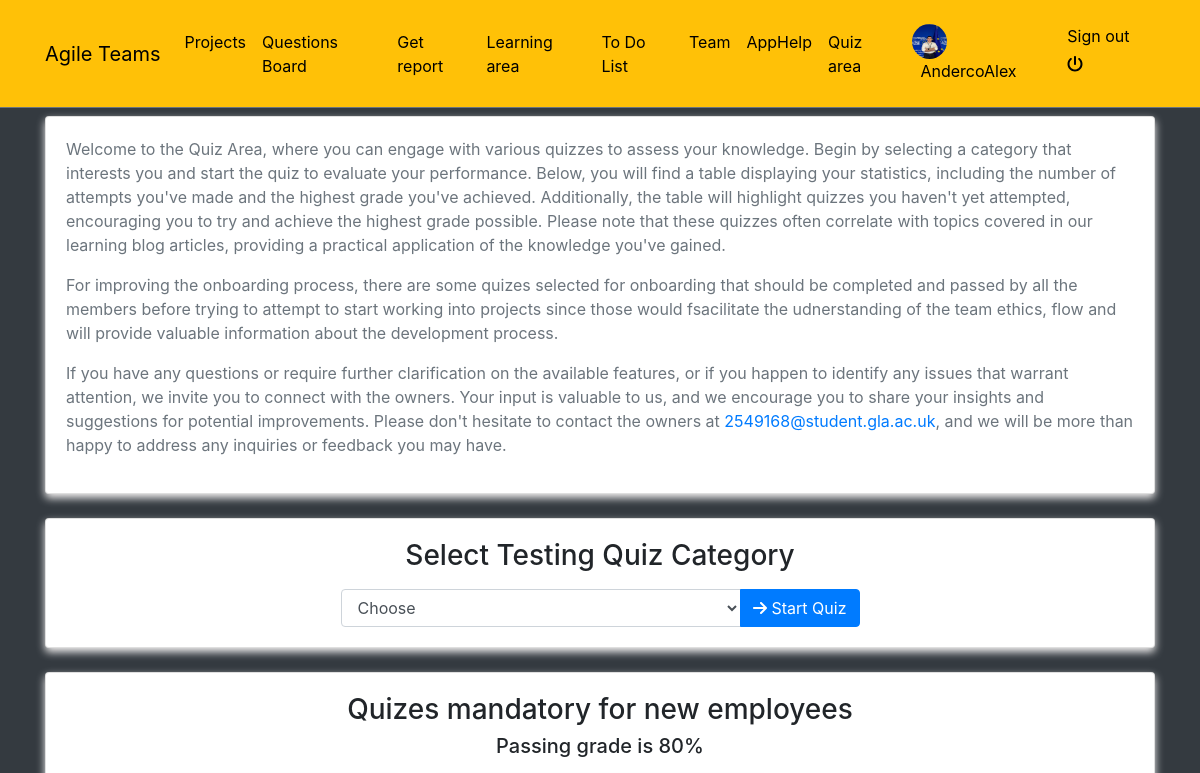
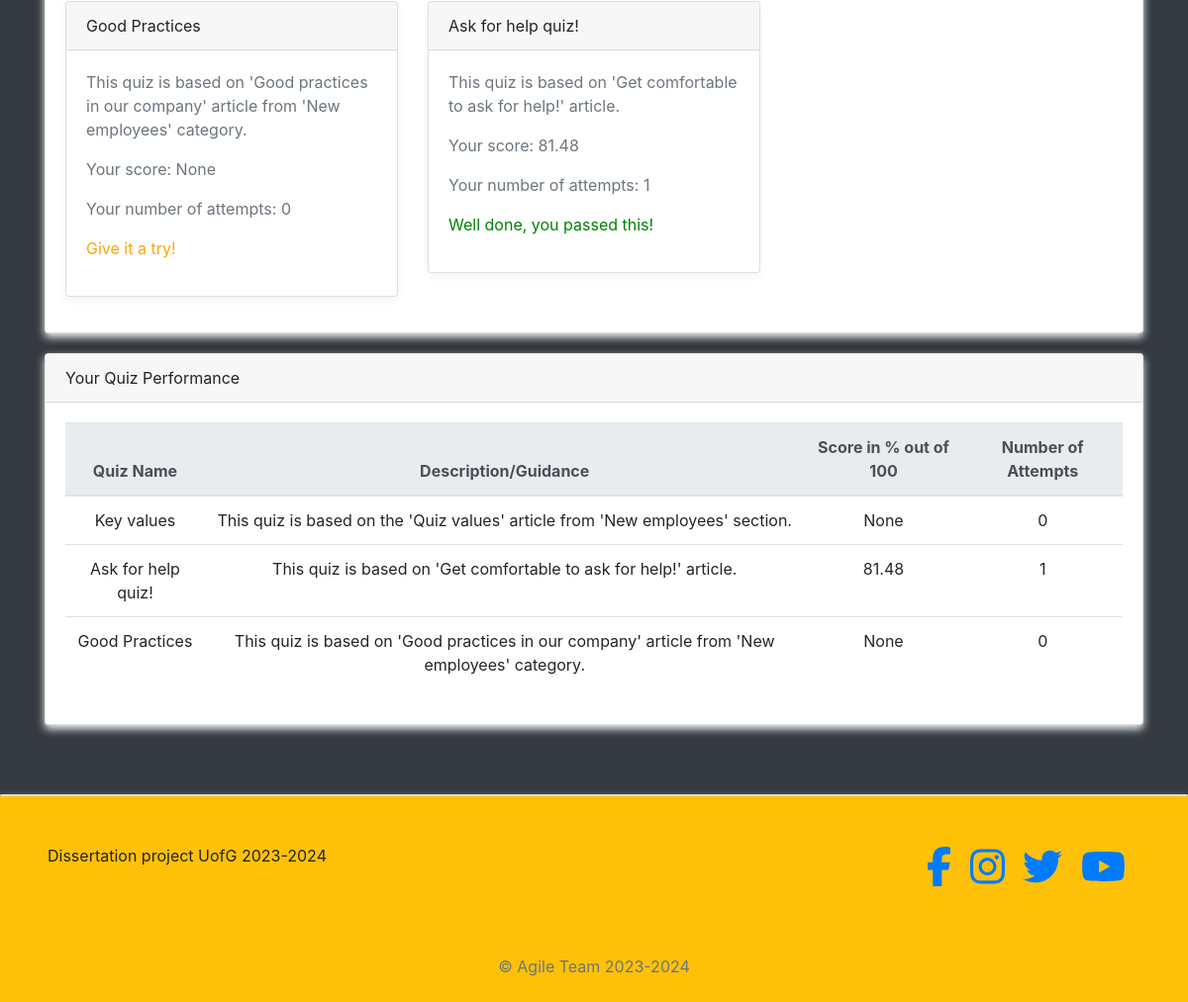
Screenshot of /quiz/home/ (signed in) with the database file from the repository (2 pictures, top to bottom).
### quiz/models.py (models this page shows, shortened)
class BaseModel(models.Model):
    uid = models.UUIDField(primary_key=True, default=uuid.uuid4, editable=False)
    created_at = models.DateTimeField(auto_now_add=True)
    updated_at = models.DateTimeField(auto_now=True)
    class Meta:
        abstract = True

class Category(BaseModel):
    category_name = models.CharField(max_length=100)
    description = models.TextField(blank=True, null=True)
    is_onboarding = models.BooleanField(default=False)

### quiz/views.py (the view)
# urls.py: 2. Add a URL to urlpatterns:  path('', views.home, name='home')
@login_required
def home(request):
    categories = Category.objects.all()
    active_categories = Category.objects.filter(is_onboarding=True)
    quizzes_with_attempts = Category.objects.annotate(
        num_attempts=Count('quizscore', filter=Q(quizscore__user=request.user)),
        score=Max('quizscore__score', filter=Q(quizscore__user=request.user)),
        last_attempt_date=Max('quizscore__date_taken', filter=Q(quizscore__user=request.user))
    )
    context = {
        'categories': categories,
        'quizzes_with_attempts': quizzes_with_attempts,
        'active_categories': active_categories,
    }
    return render(request, 'qcategory.html', context)

### blogs/context_processors.py (called while the page is built)
def get_categories(request):
    categories = Category.objects.all()
    return dict(categories=categories)

### profiles/context_processors.py (called while the page is built)
def profile_pic(request):
    if request.user.is_authenticated:
        user = request.user
        try:
            profile_obj = Profile.objects.get(user=user)
            pic = profile_obj.profile_picture
        except Profile.DoesNotExist:
            pic = None
        return {'picture':pic}
    return {}

def get_profile(request):
    if request.user.is_authenticated:
        user = request.user
        try:
            profile_obj = Profile.objects.get(user=user)
        except Profile.DoesNotExist:
            pic = None
        return {'profile':profile_obj}
    return {}

### templates/qcategory.html (shortened to what this page needs)
{% extends 'base.html' %}
{% block content %}
{% if request.user.is_authenticated %}
<div class="container mt-5 pt-5">
    <div class="card">
        <div class="card-body">
            <p>Welcome to the Quiz Area, where you can engage with various quizzes to assess your knowledge. Begin by selecting a category that interests you and start the quiz to evaluate your performance.
            Below, you will find a table displaying your statistics, including the number of attempts you've made and the highest grade you've achieved. Additionally, the table will highlight quizzes you haven't yet attempted, encouraging you to try and achieve the highest grade possible. Please note that these quizzes often correlate with topics covered in our learning blog articles, providing a practical application of the knowledge you've gained.</p>
            <p>For improving the onboarding process, there are some quizes selected for onboarding that should be completed and passed by all the members before trying to attempt to start working into projects since those would fsacilitate the udnerstanding of the team ethics, flow and will provide valuable information about the development process.</p>
            <p>If you have any questions or require further clarification on the available features, or if you happen to identify any issues that warrant attention, we invite you to connect with the owners. Your input is valuable to us, and we encourage you to share your insights and suggestions for potential improvements. Please don't hesitate to contact the owners at <a href="mailto:2549168@student.gla.ac.uk">2549168@student.gla.ac.uk</a>, and we will be more than happy to address any inquiries or feedback you may have.</p>
        </div>
    </div>
    <div class="card mt-4">
        <div class="card-body">
            <h3 class="text-center">Select Testing Quiz Category</h3>
            <div class="row mt-3">
                <div class="col-md-6 col-lg-6 mx-auto">
                    <form id="quizForm" action="{% url 'quiz:quiz' %}" method='get'>
                        <div class="input-group">
                            <select name="category" id="categorySelect" class="form-control">
                                <option value="">Choose</option>
                            </select>
                            <div class="input-group-append">
                                <button type='submit' class="btn btn-primary"><i class="fa fa-arrow-right"></i> Start Quiz</button>
                            </div>
                        </div>
                    </form>
                </div>
            </div>
        </div>
    </div>
    <div class="card mt-4">
        <div class="card-body">
            <h3 class="text-center">Quizes mandatory for new employees</h3>
            <h5 class="text-center"> Passing grade is 80% </h5>
            <div class="row mt-3">
                {% for category in active_categories %}
                    <div class="col-md-4">
                        <div class="card mb-3">
                            <div class="card-header">{{ category.category_name }}</div>
                            <div class="card-body">
                                <p>{{ category.description }}</p>
                                {% for quiz in quizzes_with_attempts %}
    {% if quiz.category_name == category.category_name %}
        <p>Your score: {{ quiz.score }}</p>
        <p> Your number of attempts: {{ quiz.num_attempts }}</p>
        {% if quiz.score <= 80 %}
            <p style="color: red;">Try again until you get 100.</p>
        {% elif quiz.score > 80%}
        <p style="color: green;">Well done, you passed this!</p>
        {% else %}
        <p style="color: orange;">Give it a try!</p>
        {% endif %}
    {% endif %}
{% endfor %}
                            </div>
                        </div>
                    </div>
                {% empty %}
                    <p>No active categories available.</p>
                {% endfor %}
            </div>
        </div>
    </div>
    <div class="mb-4">
        <div class="card" style = 'margin-top: 20px;'>
            <div class="card-header">Your Quiz Performance</div>
            <div class="card-body overflow-auto">
                <table class="table">
                    <thead class="thead-light">
                        <tr class="text-center">
                            <th scope="col">Quiz Name</th>
                            <th scope="col">Description/Guidance</th>
                            <th scope="col">Score in % out of 100</th>
                            <th scope="col">Number of Attempts</th>
                        </tr>
                    </thead>
                    <tbody>
                        {% for quiz in quizzes_with_attempts %}
                        <tr class="text-center">
                            <td>{{ quiz.category_name }}</td>
                            <td>{{ quiz.description }}</td>
                            <td>{{ quiz.score }}</td>
                            <td>{{ quiz.num_attempts }}</td>
                        </tr>
                        {% empty %}
                        <tr>
                            <td colspan="4" class="text-center">No quizzes taken yet.</td>
                        </tr>
                        {% endfor %}
                    </tbody>
                </table>
            </div>
        </div>
    </div>
</div>
<div class="card" style="margin-top: 70px;">
</div>
{% else %}
<div class="text-center h3" style="margin-top: 70px;">Please log in to access the quiz.</div>
{% endif %}
{% endblock %}

### templates/navbar.html (shortened to what this page needs)
<!DOCTYPE html>
<html lang="en">
<head>
</head>
<body>
<nav class="navbar navbar-icon-top navbar-expand-lg navbar-dark bg-warning border-bottom border-secondary fixed-top py-3">
    <div class="container">
        <a class="navbar-brand" href="{% url 'help' %}">Agile Teams</a>
        <div class="collapse navbar-collapse" id="navbarSupportedContent">
            <ul class="navbar-nav mr-auto">
                <li class="nav-item">
                    <a class="nav-link" href="{% url "reports:home" %}">Projects</a>
                </li>
                <li class="nav-item">
                    <a class="nav-link" href="{% url "posts:post-list" %}">Questions Board</a>
                </li>
                <li class="nav-item">
                    <a class="nav-link" href="{% url "reports:select-view" %}">Get report</a>
                </li>
                <li class="nav-item">
                    <a class="nav-link" href="{% url 'home' %}">Learning area</a>
                </li>
                <li class="nav-item">
                    <a class="nav-link" href="{% url 'todo' %}">To Do List</a>
                </li>
                <li class="nav-item">
                    <a class="nav-link" href="{% url 'team' %}">Team</a>
                </li>
                <li class="nav-item">
                    <a class="nav-link" href="{% url 'help' %}">AppHelp</a>
                </li>
                <li class="nav-item">
                    <a class="nav-link" href="{% url 'quiz:quiz_home' %}">Quiz area</a>
                </li>
            </ul>
            <ul class='navbar-nav'>
                {% if request.user.is_authenticated %}
                    <li class='nav-item'>
                        <a class='nav-link' href='{% url "profiles:profile-view" %}'>
                            <img src='{{picture.url}}' class='img-avatar' alt='profile picture'>
                            <span class='ml-2'> {{request.user}} </span>
                        </a>
                    </li>
                    <li class="nav-item">
                        <a class="nav-link" href="{% url 'account_logout' %}">
                            Sign out <i class="fas fa-power-off mt-2"></i>
                        </a>
                    </li>
                {% else %}
                    <li class="nav-item">
                        <a class="nav-link" href="{% url 'account_login' %}">
                            Sign in <i class="fa fa-sign-in-alt"></i>
                        </a>
                    </li>
                {% endif %}
            </ul>
        </div>
    </div>
</nav>
</body>
</html>

### static/style.css (style rules this page uses)
.img-avatar { height: 35px; width: 35px; border-radius: 50%; }
body { background-color: orange; }

### static/test.css (style rules this page uses)
body { font-family: 'Arial', sans-serif; background-color: orange; margin: 0; padding: 0; }
.navbar-nav .nav-link { color: black !important; }
.card { box-shadow: 0 4px 8px #f5f3f3; transition: transform 0.3s, box-shadow 0.3s; }
.card-body { padding: 20px; }
p { color: #6c757d; }
.text-center { text-align: center; }

### templates/navbar.html (style rules this page uses)
.navbar-nav .nav-link { color: black !important; }
.navbar-brand { color: black !important; }

### rows the page displays
Category: category_name "Good Practices", description "This quiz is based on 'Good practices in our company' article from 'New employees' category.", score "None", num_attempts "0", shows "Give it a try!"
Category: category_name "Ask for help quiz!", description "This quiz is based on 'Get comfortable to ask for help!' article.", score "81.48", num_attempts "1", shows "Well done, you passed this!"
Category: category_name "Key values", description "This quiz is based on the 'Quiz values' article from 'New employees' section.", score "None", num_attempts "0"

### other values shown
{{ request.user }} "AndercoAlex"
